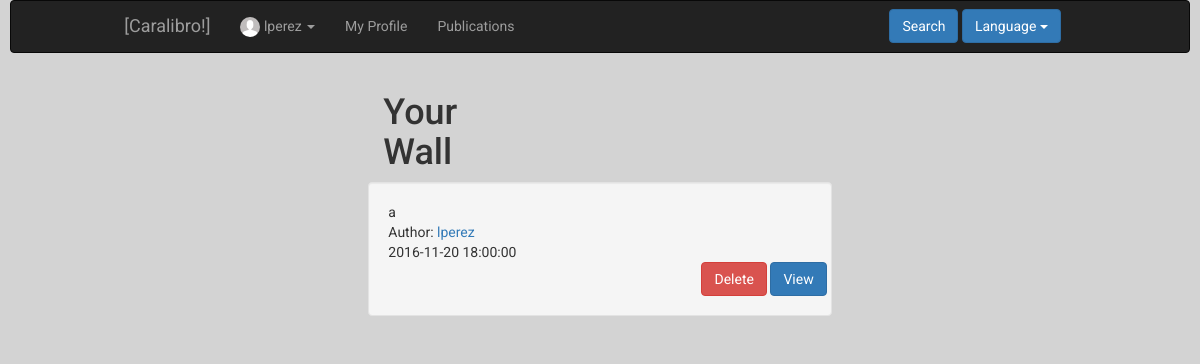
Before: /index.php?controller=publication&action=showall&id=2&type=user (signed in) with the older database file.
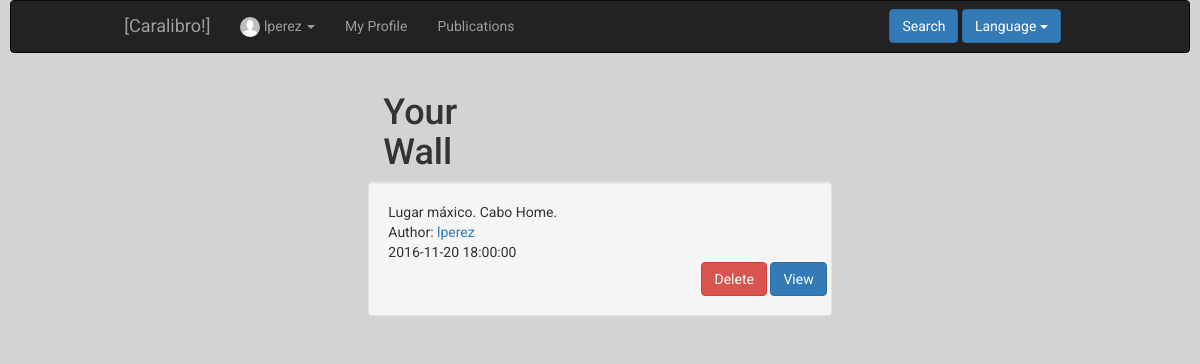
After: the same page with the newer database file.
### tables this page shows
CREATE TABLE IF NOT EXISTS `publication` (
`id` int(11) NOT NULL,
  `destination` int(11) NOT NULL,
  `type` varchar(50) NOT NULL,
  `owner` int(11) NOT NULL,
  `creationdate` date NOT NULL,
  `hour` time NOT NULL,
  `description` text NOT NULL,
  `status` tinyint(1) NOT NULL
);

CREATE TABLE IF NOT EXISTS `user` (
`id` int(11) NOT NULL,
  `name` varchar(50) NOT NULL,
  `surname` varchar(100) NOT NULL,
  `email` varchar(100) NOT NULL,
  `phone` int(9) NOT NULL,
  `user` varchar(50) NOT NULL,
  `password` varchar(255) NOT NULL,
  `birthday` date NOT NULL,
  `address` varchar(100) NOT NULL,
  `status` tinyint(1) NOT NULL,
  `photo` varchar(255) DEFAULT NULL,
  `type` tinyint(1) NOT NULL,
  `private` tinyint(1) NOT NULL
);

### core/ViewManager.php (called while the page is built, shortened)
<?php
class ViewManager {
    private $variables = array();
    public function setVariable($varname, $value, $flash=false) {
        $this->variables[$varname] = $value;
    }
    public function getVariable($varname, $default=NULL) {
        if (!isset($this->variables[$varname])) {
            return $default;
        }
        return $this->variables[$varname];
    }
    public function render($controller, $viewname) {
        include(__DIR__."/../Views/$controller/$viewname.php");
    }
    private static $viewmanager_singleton = NULL;
    public static function getInstance() {
        if (self::$viewmanager_singleton == null) {
            self::$viewmanager_singleton = new ViewManager();
        }
        return self::$viewmanager_singleton;
    }
}

### Controllers/PUBLICATION_Controller.php (called while the page is built, shortened)
<?php
require_once(__DIR__ . "/../core/ViewManager.php");
require_once(__DIR__ . "/../core/I18n.php");
require_once(__DIR__ . "/../Models/Publication.php");
require_once(__DIR__ . "/../Models/PUBLICATION_Model.php");
class PUBLICATION_Controller extends BaseController
{
    private $publicationModel;
    public function __construct()
    {
        $this->publicationModel = new PUBLICATION_Model();
        $this->view->setLayout("base");
    }
    public function showall()
    {
        $entityid = $_REQUEST["id"];
        $publications = $this->publicationModel->showall($entityid, "user");
        $this->view->setVariable("publications", $publications);
        $this->view->render("publication", "PUBLICATION_SHOWALL_Vista");
    }
}

### index.php (called while the page is built, shortened)
<?php
function run() {
    try{
        $controller = loadController($_GET["controller"]);
        $actionName = $_GET["action"];
        $controller->$actionName();
    } catch (Exception $ex) {
        die($ex->getMessage());
    }
}
function loadController($controllerName) {
    return new $controllerClassName();
}
run();
?>

### Views/messages/messages_es.php (called while the page is built)
<?php
  $i18n_messages =
  array(
  )
?>

### core/I18n.php (called while the page is built, shortened)
<?php
class I18n {
  private $messages;
  public function setLanguage($language) {
    $this->messages = $i18n_messages;
  }
  public function i18n($key) {
    if (isset($this->messages[$key])){
      return $this->messages[$key];
    }else{
      return $key;
    }
  }
  private static $i18n_singleton = null;
  public static function getInstance() {
    if (self::$i18n_singleton == NULL) {
      self::$i18n_singleton = new I18n();
    }
    return self::$i18n_singleton;
  }
}
function i18n($key) {
  return I18n::getInstance()->i18n($key);
}

### Models/Publication.php (called while the page is built, shortened)
<?php
class Publication
{
    private $id;
    private $owner;
    private $creationdate;
    private $hour;
    private $description;
    public function __construct($id = NULL, $destination = NULL, $type = NULL, $owner = NULL, $creationdate = NULL, $hour = NULL, $description = NULL, $status = NULL)
    {
        $this->id           = $id;
        $this->owner        = $owner;
        $this->creationdate = $creationdate;
        $this->hour         = $hour;
        $this->description  = $description;
    }
    public function getID()
    {
        return $this->id;
    }
    public function getOwner()
    {
        return $this->owner;
    }
    public function getCreationDate()
    {
        return $this->creationdate;
    }
    public function getHour()
    {
        return $this->hour;
    }
    public function getDescription()
    {
        return $this->description;
    }
}
?>

### Models/PUBLICATION_Model.php (called while the page is built, shortened)
<?php
require_once(__DIR__ . "/../core/PDOConnection.php");
class PUBLICATION_Model
{
    private $db;
    public function __construct()
    {
        $this->db = PDOConnection::getInstance();
    }
    public function showall($destinationID, $type)
    {
        $sql = $this->db->prepare("SELECT * FROM publication WHERE destination=? AND type=? ORDER BY id DESC");
        $sql->execute(array(
            $destinationID,
            $type
        ));
        $publications_db = $sql->fetchAll(PDO::FETCH_ASSOC);
        $publications = array();
        foreach ($publications_db as $publication) {
            array_push($publications, new Publication($publication["id"], $publication["destination"], $publication["type"], $publication["owner"], $publication["creationdate"], $publication["hour"], $publication["description"], $publication["status"]));
        }
        return $publications;
    }
}

### core/PDOConnection.php (called while the page is built)
<?php
class PDOConnection {
    private static $dbhost = "127.0.0.1";
    private static $dbname = "ET3Grupo1";
    private static $dbuser = "ET3Grupo1";
    private static $dbpass = "ET3Grupo1";
    private static $db_singleton = null;
    public static function getInstance() {
        if (self::$db_singleton == null) {
            self::$db_singleton = new PDO(
                "mysql:host=".self::$dbhost.";dbname=".self::$dbname.";charset=utf8",
                self::$dbuser,
                self::$dbpass,
                array(
                    PDO::ATTR_EMULATE_PREPARES => false,
                    PDO::ATTR_ERRMODE => PDO::ERRMODE_EXCEPTION
                )
            );
        }
        return self::$db_singleton;
    }
}
?>

### Models/USER_Model.php (called while the page is built, shortened)
<?php
require_once(__DIR__."/../core/PDOConnection.php");
class USER_Model {
    private $db;
    public function __construct()
    {
        $this->db = PDOConnection::getInstance();
    }
    public function showcurrent($userID)
    {
        $sql = $this->db->prepare("SELECT * FROM user WHERE id=?");
        $sql->execute(array($userID));
        $user = $sql->fetch(PDO::FETCH_ASSOC);
        if($user != NULL) {
            return new User($user["id"], $user["user"], $user["name"], $user["surname"], $user["email"],
                                        $user["phone"], $user["birthday"], $user["address"], $user["status"],
                                        $user["photo"], $user["type"], $user["private"]);
        } else {
            return NULL;
        }
    }
}

### Models/User.php (called while the page is built, shortened)
<?php
class User {
    private $user;
    public function __construct($id=NULL, $user=NULL, $name=NULL, $surname=NULL, $email=NULL, $phone=NULL,
                                $birthday=NULL, $address=NULL, $status=1, $photo=NULL, $type=0,
                                $private=0, $password=NULL)
    {
     $this->user = $user;
    }
    public function getUser() {
        return $this->user;
    }
}

### Views/publication/PUBLICATION_SHOWALL_Vista.php (the view, shortened to what the changed rows need)
<?php
require_once(__DIR__."/../../core/ViewManager.php");
require_once(__DIR__."/../../Models/USER_Model.php");
$view = ViewManager::getInstance();
$currentuserid = $view->getVariable("currentuserid");
$errors = $view->getVariable("errors");
$publications = $view->getVariable("publications");
?>
<?php
	$umapper = new USER_Model();
 ?>
<?php print_r($errors) ?>
 	<div class="col-md-8 col-md-offset-2">
 		<div class="row">
 			<div class="col-md-3">
	 			<div class="container-fluid">
	 				<h1 class="heading"><?= i18n("Your Wall") ?></h1>
	 			</div>
 			</div>
 		</div>
 		<?php foreach ($publications as $publication): ?>
 			<div class="well">
	 			<div class="row">
	 				<div class="container-fluid">
	 					<?= $publication->getDescription() ?>
	 				</div>
	 				<div class="container-fluid">
	 					<?= i18n("Author") ?>: <a href="index.php?controller=user&action=showcurrent&id=<?=$publication->getOwner() ?>"><?php $owner = $umapper->showcurrent($publication->getOwner()); echo $owner->getUser();  ?></a>
	 				</div>
	 				<div class="container-fluid">
	 					<?= $publication->getCreationDate();?>
	 					<?= $publication->getHour()  ?>
	 				</div>
	 			</div>
	 			<div class="row">
	 				<div class="pull-right ">
						<?php if ($publication->getOwner() == $currentuserid): ?>
		 						<a href="index.php?controller=publication&action=delete&id=<?= $publication->getID()  ?>"><button class="btn btn-danger"><?= i18n("Delete") ?></button></a>
			 			<?php endif ?>
	 					<a href="index.php?controller=publication&action=showcurrent&id=<?=$publication->getID() ?>"><button class="btn btn-primary"><?= i18n("View") ?></button></a>
	 				</div>
	 			</div>
 			</div>
 		<?php endforeach ?>
 	</div>

Changed rows visible on the page:
changed publication "lperez": description "a" → "Lugar máxico. Cabo Home."
